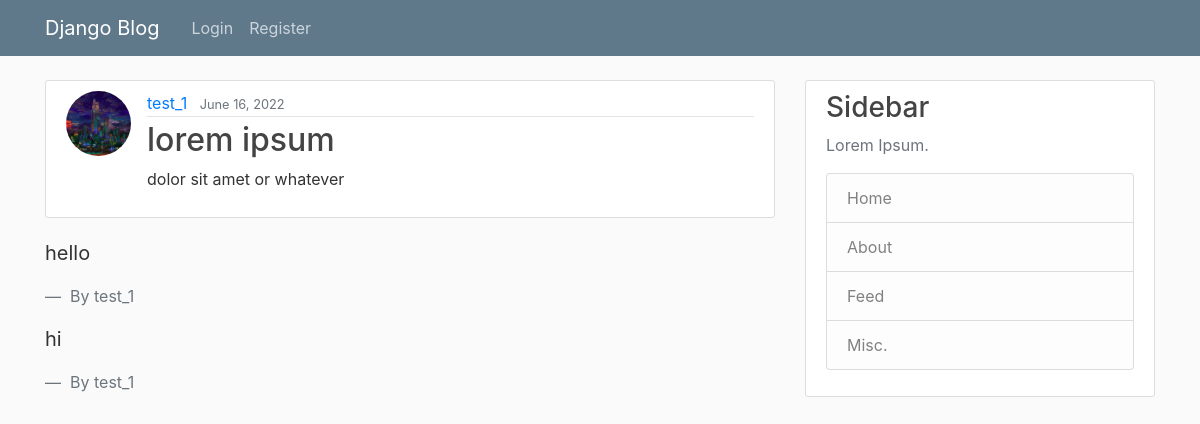
The app's page /post/17/ with its own data.
### blog/models.py (models this page shows, shortened)
class Post(models.Model):
    title = models.CharField(max_length=100)
    content = models.TextField()
    date_posted = models.DateTimeField(default=timezone.now)
    author = models.ForeignKey(User, on_delete=models.CASCADE)

class Comment(models.Model):
    content = models.TextField()
    date_posted = models.DateTimeField(default=timezone.now)
    author = models.ForeignKey(User, on_delete=models.CASCADE)
    parent = models.ForeignKey(Post, on_delete=models.CASCADE)

### users/models.py (models this page shows, shortened)
class Profile(models.Model):
    user = models.OneToOneField(User, on_delete=models.CASCADE)
    image = models.ImageField(default='default.png', upload_to='profile_pics')
    bio = models.CharField(max_length=200)
    following = models.ManyToManyField(User, related_name='+')
    followers = models.ManyToManyField(User, related_name='+')

### blog/views.py (the view)
# urls.py: path('post/<int:pk>/', post_detail, name='post-detail'),
def post_detail(request, pk):
    post = Post.objects.get(id=pk)
    comments = Comment.objects.filter(parent=post).order_by("-date_posted")
    if request.method == 'POST':
        comment_form = CommentForm(request.POST or None)
        if comment_form.is_valid():
            content = request.POST.get('content')
            Comment.objects.create(
                parent = post,
                author = request.user,
                content = content
            ).save()
            return redirect(post.get_absolute_url())
    else: comment_form = CommentForm()
    context = {
        'comments' : comments,
        'object' : post,
        'comment_form': comment_form
    }
    return render(request, 'blog/post_detail.html', context)

### blog/templates/blog/post_detail.html (shortened to what this page needs)
{% extends "blog/base.html" %}
{% load crispy_forms_tags %}
{% block content %}
  <article class="media content-section">
    <img class="rounded-circle article-img" src="{{ object.author.profile.image.url }}">
    <div class="media-body">
      <div class="article-metadata">
        <a class="mr-2" href="{% url 'user-posts' object.author.username %}">{{ object.author }}</a>
        <small class="text-muted">{{ object.date_posted|date:"F d, Y" }}</small>
      </div>
      <h2 class="article-title">{{ object.title }}</h2>
      <p class="article-content">{{ object.content }}</p>
    </div>
  </article>
  {% for comment in comments %}
    <blockquote class="blockquote">
      <p> {{comment.content}} </p>
      <footer class="blockquote-footer">
        By {{comment.author}}
      </footer>
    </blockquote>
  {% endfor %}
{% endblock content %}

### blog/static/blog/main.css (style rules this page uses)
body { background: #fafafa; color: #333333; margin-top: 5rem; }
h1, h2, h3, h4, h5, h6 { color: #444444; }
.content-section { background: #ffffff; padding: 10px 20px; border: 1px solid #dddddd; border-radius: 3px; margin-bottom: 20px; }
.article-title { color: #444444; }
.article-content { white-space: pre-line; }
.article-img { height: 65px; width: 65px; margin-right: 16px; }
.article-metadata { padding-bottom: 1px; margin-bottom: 4px; border-bottom: 1px solid #e3e3e3 }

### records on screen
Post: author.profile.image (placeholder picture), author "test_1", date_posted "June 16, 2022", title "lorem ipsum", content "dolor sit amet or whatever"
Comment: content "hello", author "test_1"
Comment: content "hi", author "test_1"
